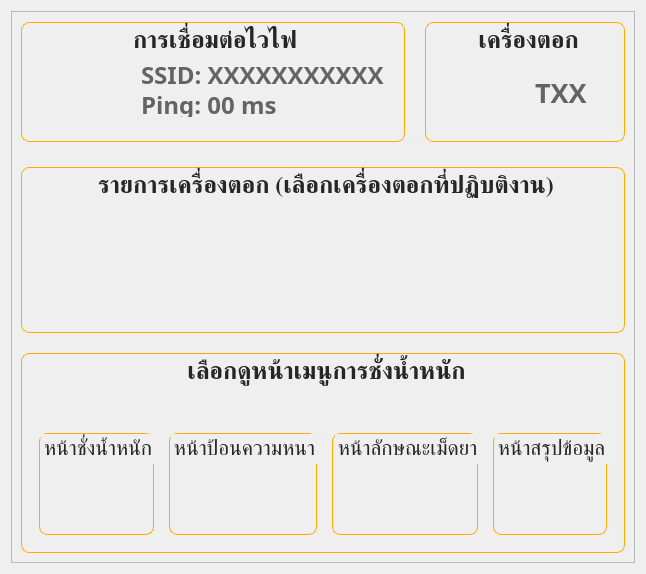
         <widget class="QWidget" name="develops_page">
          <layout class="QVBoxLayout" name="verticalLayout_31">
           <item>
            <widget class="QFrame" name="frame_2">
             <property name="styleSheet">
              <string notr="true">QLabel {
	color: rgb(100, 100, 100);
}</string>
             </property>
             <property name="frameShape">
              <enum>QFrame::Shape::StyledPanel</enum>
             </property>
             <property name="frameShadow">
              <enum>QFrame::Shadow::Raised</enum>
             </property>
             <layout class="QVBoxLayout" name="verticalLayout_39">
              <property name="spacing">
               <number>20</number>
              </property>
              <property name="topMargin">
               <number>5</number>
              </property>
              <item>
               <widget class="QWidget" name="widget_3" native="true">
                <property name="minimumSize">
                 <size>
                  <width>0</width>
                  <height>130</height>
                 </size>
                </property>
                <property name="maximumSize">
                 <size>
                  <width>16777215</width>
                  <height>130</height>
                 </size>
                </property>
                <layout class="QHBoxLayout" name="horizontalLayout_65">
                 <property name="spacing">
                  <number>20</number>
                 </property>
                 <property name="leftMargin">
                  <number>0</number>
                 </property>
                 <property name="topMargin">
                  <number>0</number>
                 </property>
                 <property name="rightMargin">
                  <number>0</number>
                 </property>
                 <property name="bottomMargin">
                  <number>0</number>
                 </property>
                 <item>
                  <widget class="QGroupBox" name="groupBox_6">
                   <property name="maximumSize">
                    <size>
                     <width>16777215</width>
                     <height>120</height>
                    </size>
                   </property>
                   <property name="font">
                    <font>
                     <family>Kanit</family>
                     <pointsize>18</pointsize>
                     <bold>true</bold>
                    </font>
                   </property>
                   <property name="styleSheet">
                    <string notr="true">QGroupBox {
	border: solid;
	border-width: 1px;
	border-color: rgb(255, 170, 0);
	border-radius: 8px;
	color: #262626;
}</string>
                   </property>
                   <property name="title">
                    <string>การเชื่อมต่อไวไฟ</string>
                   </property>
                   <property name="alignment">
                    <set>Qt::AlignmentFlag::AlignCenter</set>
                   </property>
                   <widget class="QLabel" name="wifi_signal_2">
                    <property name="geometry">
                     <rect>
                      <x>20</x>
                      <y>20</y>
                      <width>80</width>
                      <height>80</height>
                     </rect>
                    </property>
                    <property name="minimumSize">
                     <size>
                      <width>80</width>
                      <height>80</height>
                     </size>
                    </property>
                    <property name="maximumSize">
                     <size>
                      <width>80</width>
                      <height>80</height>
                     </size>
                    </property>
                    <property name="text">
                     <string/>
                    </property>
                    <property name="pixmap">
                     <pixmap resource="resource.qrc">:/assets/icon/no-wifi.png</pixmap>
                    </property>
                    <property name="scaledContents">
                     <bool>true</bool>
                    </property>
                   </widget>
                   <widget class="QLabel" name="ping">
                    <property name="geometry">
                     <rect>
                      <x>120</x>
                      <y>70</y>
                      <width>321</width>
                      <height>25</height>
                     </rect>
                    </property>
                    <property name="minimumSize">
                     <size>
                      <width>0</width>
                      <height>25</height>
                     </size>
                    </property>
                    <property name="maximumSize">
                     <size>
                      <width>16777215</width>
                      <height>25</height>
                     </size>
                    </property>
                    <property name="font">
                     <font>
                      <family>Kanit</family>
                      <pointsize>18</pointsize>
                      <bold>true</bold>
                     </font>
                    </property>
                    <property name="styleSheet">
                     <string notr="true">color: rgb(100, 100, 100);</string>
                    </property>
                    <property name="text">
                     <string>Ping: 00 ms</string>
                    </property>
                   </widget>
                   <widget class="QLabel" name="ssid">
                    <property name="geometry">
                     <rect>
                      <x>120</x>
                      <y>40</y>
                      <width>461</width>
                      <height>25</height>
                     </rect>
                    </property>
                    <property name="minimumSize">
                     <size>
                      <width>0</width>
                      <height>25</height>
                     </size>
                    </property>
                    <property name="maximumSize">
                     <size>
                      <width>16777215</width>
                      <height>25</height>
                     </size>
                    </property>
                    <property name="font">
                     <font>
                      <family>Kanit</family>
                      <pointsize>18</pointsize>
                      <bold>true</bold>
                     </font>
                    </property>
                    <property name="styleSheet">
                     <string notr="true">color: rgb(100, 100, 100);</string>
                    </property>
                    <property name="text">
                     <string>SSID: XXXXXXXXXXX</string>
                    </property>
                   </widget>
                  </widget>
                 </item>
                 <item>
                  <widget class="QGroupBox" name="groupBox_7">
                   <property name="maximumSize">
                    <size>
                     <width>200</width>
                     <height>120</height>
                    </size>
                   </property>
                   <property name="font">
                    <font>
                     <family>Kanit</family>
                     <pointsize>18</pointsize>
                     <bold>true</bold>
                    </font>
                   </property>
                   <property name="styleSheet">
                    <string notr="true">QGroupBox {
	border: solid;
	border-width: 1px;
	border-color: rgb(255, 170, 0);
	border-radius: 8px;
	color: #262626;
}</string>
                   </property>
                   <property name="title">
                    <string>เครื่องตอก</string>
                   </property>
                   <property name="alignment">
                    <set>Qt::AlignmentFlag::AlignCenter</set>
                   </property>
                   <widget class="QLabel" name="current_tabletID_img">
                    <property name="geometry">
                     <rect>
                      <x>20</x>
                      <y>30</y>
                      <width>80</width>
                      <height>80</height>
                     </rect>
                    </property>
                    <property name="minimumSize">
                     <size>
                      <width>80</width>
                      <height>80</height>
                     </size>
                    </property>
                    <property name="maximumSize">
                     <size>
                      <width>80</width>
                      <height>80</height>
                     </size>
                    </property>
                    <property name="text">
                     <string/>
                    </property>
                    <property name="pixmap">
                     <pixmap resource="resource.qrc">:/assets/icon/machine.png</pixmap>
                    </property>
                    <property name="scaledContents">
                     <bool>true</bool>
                    </property>
                   </widget>
                   <widget class="QLabel" name="current_tabletID_2">
                    <property name="geometry">
                     <rect>
                      <x>110</x>
                      <y>50</y>
                      <width>71</width>
                      <height>41</height>
                     </rect>
                    </property>
                    <property name="font">
                     <font>
                      <family>Kanit</family>
                      <pointsize>20</pointsize>
                      <bold>true</bold>
                     </font>
                    </property>
                    <property name="text">
                     <string>TXX</string>
                    </property>
                   </widget>
                  </widget>
                 </item>
                </layout>
               </widget>
              </item>
              <item>
               <widget class="QGroupBox" name="view_pages_group_2">
                <property name="minimumSize">
                 <size>
                  <width>0</width>
                  <height>0</height>
                 </size>
                </property>
                <property name="maximumSize">
                 <size>
                  <width>16777215</width>
                  <height>16777215</height>
                 </size>
                </property>
                <property name="font">
                 <font>
                  <family>Kanit</family>
                  <pointsize>18</pointsize>
                  <bold>true</bold>
                 </font>
                </property>
                <property name="styleSheet">
                 <string notr="true">QScrollArea {
	border: none;
}

QGroupBox {
	border: solid;
	border-width: 1px;
	border-color: rgb(255, 170, 0);
	border-radius: 8px;
	color: #262626;
}

QPushButton {
	border: none;
}
</string>
                </property>
                <property name="title">
                 <string>รายการเครื่องตอก (เลือกเครื่องตอกที่ปฏิบติงาน)</string>
                </property>
                <property name="alignment">
                 <set>Qt::AlignmentFlag::AlignCenter</set>
                </property>
                <property name="flat">
                 <bool>false</bool>
                </property>
                <layout class="QHBoxLayout" name="horizontalLayout_56">
                 <property name="spacing">
                  <number>15</number>
                 </property>
                 <property name="leftMargin">
                  <number>15</number>
                 </property>
                 <property name="topMargin">
                  <number>40</number>
                 </property>
                 <property name="rightMargin">
                  <number>15</number>
                 </property>
                 <property name="bottomMargin">
                  <number>15</number>
                 </property>
                 <item>
                  <widget class="QScrollArea" name="tabletList">
                   <property name="minimumSize">
                    <size>
                     <width>0</width>
                     <height>0</height>
                    </size>
                   </property>
                   <property name="maximumSize">
                    <size>
                     <width>16777215</width>
                     <height>300</height>
                    </size>
                   </property>
                   <property name="styleSheet">
                    <string notr="true"/>
                   </property>
                   <property name="verticalScrollBarPolicy">
                    <enum>Qt::ScrollBarPolicy::ScrollBarAlwaysOff</enum>
                   </property>
                   <property name="horizontalScrollBarPolicy">
                    <enum>Qt::ScrollBarPolicy::ScrollBarAsNeeded</enum>
                   </property>
                   <property name="sizeAdjustPolicy">
                    <enum>QAbstractScrollArea::SizeAdjustPolicy::AdjustIgnored</enum>
                   </property>
                   <property name="widgetResizable">
                    <bool>true</bool>
                   </property>
                   <property name="alignment">
                    <set>Qt::AlignmentFlag::AlignLeading|Qt::AlignmentFlag::AlignLeft|Qt::AlignmentFlag::AlignVCenter</set>
                   </property>
                   <widget class="QWidget" name="tabletListContents">
                    <property name="geometry">
                     <rect>
                      <x>0</x>
                      <y>0</y>
                      <width>100</width>
                      <height>30</height>
                     </rect>
                    </property>
                   </widget>
                  </widget>
                 </item>
                </layout>
               </widget>
              </item>
              <item>
               <widget class="QGroupBox" name="view_pages_group">
                <property name="minimumSize">
                 <size>
                  <width>0</width>
                  <height>200</height>
                 </size>
                </property>
                <property name="maximumSize">
                 <size>
                  <width>16777215</width>
                  <height>200</height>
                 </size>
                </property>
                <property name="font">
                 <font>
                  <family>Kanit</family>
                  <pointsize>18</pointsize>
                  <bold>true</bold>
                 </font>
                </property>
                <property name="styleSheet">
                 <string notr="true">QGroupBox {
	border: solid;
	border-width: 1px;
	border-color: rgb(255, 170, 0);
	border-radius: 8px;
	color: #262626;
}

QPushButton {
	border: none;
}
</string>
                </property>
                <property name="title">
                 <string>เลือกดูหน้าเมนูการชั่งน้ำหนัก</string>
                </property>
                <property name="alignment">
                 <set>Qt::AlignmentFlag::AlignCenter</set>
                </property>
                <property name="flat">
                 <bool>false</bool>
                </property>
                <layout class="QHBoxLayout" name="horizontalLayout_7">
                 <property name="spacing">
                  <number>15</number>
                 </property>
                 <property name="leftMargin">
                  <number>15</number>
                 </property>
                 <property name="topMargin">
                  <number>40</number>
                 </property>
                 <property name="rightMargin">
                  <number>15</number>
                 </property>
                 <property name="bottomMargin">
                  <number>15</number>
                 </property>
                 <item>
                  <widget class="QGroupBox" name="groupBox">
                   <property name="font">
                    <font>
                     <family>Kanit</family>
                     <pointsize>16</pointsize>
                    </font>
                   </property>
                   <property name="title">
                    <string>หน้าชั่งน้ำหนัก</string>
                   </property>
                   <property name="alignment">
                    <set>Qt::AlignmentFlag::AlignCenter</set>
                   </property>
                   <layout class="QVBoxLayout" name="verticalLayout_16">
                    <property name="bottomMargin">
                     <number>0</number>
                    </property>
                    <item>
                     <widget class="QPushButton" name="weight_page_view">
                      <property name="font">
                       <font>
                        <family>Kanit</family>
                        <pointsize>11</pointsize>
                       </font>
                      </property>
                      <property name="cursor">
                       <cursorShape>PointingHandCursor</cursorShape>
                      </property>
                      <property name="layoutDirection">
                       <enum>Qt::LayoutDirection::LeftToRight</enum>
                      </property>
                      <property name="styleSheet">
                       <string notr="true"/>
                      </property>
                      <property name="text">
                       <string/>
                      </property>
                      <property name="icon">
                       <iconset resource="resource.qrc">
                        <normaloff>:/assets/icon/weighing.png</normaloff>:/assets/icon/weighing.png</iconset>
                      </property>
                      <property name="iconSize">
                       <size>
                        <width>80</width>
                        <height>80</height>
                       </size>
                      </property>
                      <property name="shortcut">
                       <string/>
                      </property>
                      <property name="autoRepeat">
                       <bool>false</bool>
                      </property>
                     </widget>
                    </item>
                   </layout>
                  </widget>
                 </item>
                 <item>
                  <widget class="QGroupBox" name="groupBox_2">
                   <property name="font">
                    <font>
                     <family>Kanit</family>
                     <pointsize>16</pointsize>
                    </font>
                   </property>
                   <property name="title">
                    <string>หน้าป้อนความหนา</string>
                   </property>
                   <property name="alignment">
                    <set>Qt::AlignmentFlag::AlignCenter</set>
                   </property>
                   <layout class="QVBoxLayout" name="verticalLayout_17">
                    <property name="bottomMargin">
                     <number>0</number>
                    </property>
                    <item>
                     <widget class="QPushButton" name="thickness_page_view">
                      <property name="font">
                       <font>
                        <family>Kanit</family>
                        <pointsize>11</pointsize>
                       </font>
                      </property>
                      <property name="cursor">
                       <cursorShape>PointingHandCursor</cursorShape>
                      </property>
                      <property name="layoutDirection">
                       <enum>Qt::LayoutDirection::LeftToRight</enum>
                      </property>
                      <property name="styleSheet">
                       <string notr="true"/>
                      </property>
                      <property name="text">
                       <string/>
                      </property>
                      <property name="icon">
                       <iconset resource="resource.qrc">
                        <normaloff>:/assets/icon/thickness.png</normaloff>:/assets/icon/thickness.png</iconset>
                      </property>
                      <property name="iconSize">
                       <size>
                        <width>80</width>
                        <height>80</height>
                       </size>
                      </property>
                      <property name="shortcut">
                       <string/>
                      </property>
                      <property name="autoRepeat">
                       <bool>false</bool>
                      </property>
                     </widget>
                    </item>
                   </layout>
                  </widget>
                 </item>
                 <item>
                  <widget class="QGroupBox" name="groupBox_3">
                   <property name="font">
                    <font>
                     <family>Kanit</family>
                     <pointsize>16</pointsize>
                    </font>
                   </property>
                   <property name="title">
                    <string>หน้าลักษณะเม็ดยา</string>
                   </property>
                   <property name="alignment">
                    <set>Qt::AlignmentFlag::AlignCenter</set>
                   </property>
                   <layout class="QVBoxLayout" name="verticalLayout_29">
                    <property name="bottomMargin">
                     <number>0</number>
                    </property>
                    <item>
                     <widget class="QPushButton" name="characteristics_page_view">
                      <property name="font">
                       <font>
                        <family>Kanit</family>
                        <pointsize>11</pointsize>
                       </font>
                      </property>
                      <property name="cursor">
                       <cursorShape>PointingHandCursor</cursorShape>
                      </property>
                      <property name="layoutDirection">
                       <enum>Qt::LayoutDirection::LeftToRight</enum>
                      </property>
                      <property name="styleSheet">
                       <string notr="true"/>
                      </property>
                      <property name="text">
                       <string/>
                      </property>
                      <property name="icon">
                       <iconset resource="resource.qrc">
                        <normaloff>:/assets/icon/characteristics.png</normaloff>:/assets/icon/characteristics.png</iconset>
                      </property>
                      <property name="iconSize">
                       <size>
                        <width>80</width>
                        <height>80</height>
                       </size>
                      </property>
                      <property name="shortcut">
                       <string/>
                      </property>
                      <property name="autoRepeat">
                       <bool>false</bool>
                      </property>
                     </widget>
                    </item>
                   </layout>
                  </widget>
                 </item>
                 <item>
                  <widget class="QGroupBox" name="groupBox_4">
                   <property name="font">
                    <font>
                     <family>Kanit</family>
                     <pointsize>16</pointsize>
                    </font>
                   </property>
                   <property name="title">
                    <string>หน้าสรุปข้อมูล</string>
                   </property>
                   <property name="alignment">
                    <set>Qt::AlignmentFlag::AlignCenter</set>
                   </property>
                   <layout class="QVBoxLayout" name="verticalLayout_30">
                    <property name="bottomMargin">
                     <number>0</number>
                    </property>
                    <item>
                     <widget class="QPushButton" name="summary_page_view">
                      <property name="font">
                       <font>
                        <family>Kanit</family>
                        <pointsize>11</pointsize>
                       </font>
                      </property>
                      <property name="cursor">
                       <cursorShape>PointingHandCursor</cursorShape>
                      </property>
                      <property name="layoutDirection">
                       <enum>Qt::LayoutDirection::LeftToRight</enum>
                      </property>
                      <property name="styleSheet">
                       <string notr="true"/>
                      </property>
                      <property name="text">
                       <string/>
                      </property>
                      <property name="icon">
                       <iconset resource="resource.qrc">
                        <normaloff>:/assets/icon/summary.png</normaloff>:/assets/icon/summary.png</iconset>
                      </property>
                      <property name="iconSize">
                       <size>
                        <width>80</width>
                        <height>80</height>
                       </size>
                      </property>
                      <property name="shortcut">
                       <string/>
                      </property>
                      <property name="autoRepeat">
                       <bool>false</bool>
                      </property>
                     </widget>
                    </item>
                   </layout>
                  </widget>
                 </item>
                </layout>
               </widget>
              </item>
             </layout>
            </widget>
           </item>
          </layout>
         </widget>
